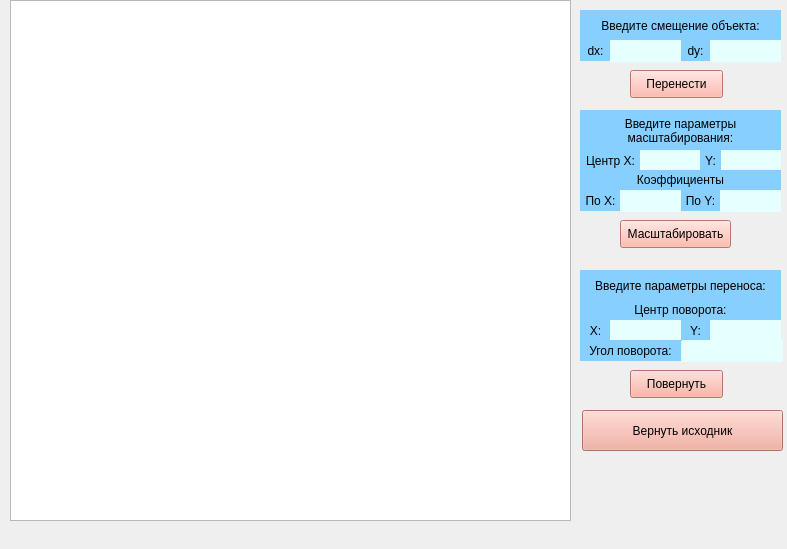
<?xml version="1.0" encoding="UTF-8"?>
<ui version="4.0">
 <class>MainWindow</class>
 <widget class="QMainWindow" name="MainWindow">
  <property name="geometry">
   <rect>
    <x>0</x>
    <y>0</y>
    <width>787</width>
    <height>549</height>
   </rect>
  </property>
  <property name="windowTitle">
   <string>MainWindow</string>
  </property>
  <widget class="QWidget" name="centralwidget">
   <widget class="QGraphicsView" name="graphicsView">
    <property name="geometry">
     <rect>
      <x>10</x>
      <y>0</y>
      <width>561</width>
      <height>521</height>
     </rect>
    </property>
   </widget>
   <widget class="QLabel" name="label">
    <property name="geometry">
     <rect>
      <x>580</x>
      <y>10</y>
      <width>201</width>
      <height>31</height>
     </rect>
    </property>
    <property name="styleSheet">
     <string notr="true">background-color: rgb(135, 207, 255);</string>
    </property>
    <property name="text">
     <string>Введите смещение объекта:</string>
    </property>
    <property name="alignment">
     <set>Qt::AlignCenter</set>
    </property>
   </widget>
   <widget class="QLabel" name="label_2">
    <property name="geometry">
     <rect>
      <x>580</x>
      <y>40</y>
      <width>31</width>
      <height>21</height>
     </rect>
    </property>
    <property name="styleSheet">
     <string notr="true">background-color: rgb(135, 207, 255);</string>
    </property>
    <property name="text">
     <string>dx:</string>
    </property>
    <property name="alignment">
     <set>Qt::AlignCenter</set>
    </property>
   </widget>
   <widget class="QLabel" name="label_3">
    <property name="geometry">
     <rect>
      <x>680</x>
      <y>40</y>
      <width>31</width>
      <height>21</height>
     </rect>
    </property>
    <property name="styleSheet">
     <string notr="true">background-color: rgb(135, 207, 255);</string>
    </property>
    <property name="text">
     <string>dy:</string>
    </property>
    <property name="alignment">
     <set>Qt::AlignCenter</set>
    </property>
   </widget>
   <widget class="QLineEdit" name="lineEdit">
    <property name="geometry">
     <rect>
      <x>610</x>
      <y>40</y>
      <width>71</width>
      <height>22</height>
     </rect>
    </property>
    <property name="styleSheet">
     <string notr="true">background-color: rgb(230, 255, 255);</string>
    </property>
    <property name="frame">
     <bool>false</bool>
    </property>
    <property name="alignment">
     <set>Qt::AlignCenter</set>
    </property>
   </widget>
   <widget class="QLineEdit" name="lineEdit_2">
    <property name="geometry">
     <rect>
      <x>710</x>
      <y>40</y>
      <width>71</width>
      <height>22</height>
     </rect>
    </property>
    <property name="styleSheet">
     <string notr="true">background-color: rgb(230, 255, 255);
</string>
    </property>
    <property name="frame">
     <bool>false</bool>
    </property>
    <property name="alignment">
     <set>Qt::AlignCenter</set>
    </property>
   </widget>
   <widget class="QPushButton" name="pushButton">
    <property name="geometry">
     <rect>
      <x>630</x>
      <y>70</y>
      <width>93</width>
      <height>28</height>
     </rect>
    </property>
    <property name="styleSheet">
     <string notr="true">background-color: rgb(255, 168, 152);</string>
    </property>
    <property name="text">
     <string>Перенести</string>
    </property>
   </widget>
   <widget class="QLabel" name="label_4">
    <property name="geometry">
     <rect>
      <x>580</x>
      <y>110</y>
      <width>201</width>
      <height>41</height>
     </rect>
    </property>
    <property name="styleSheet">
     <string notr="true">background-color: rgb(135, 207, 255);</string>
    </property>
    <property name="text">
     <string>Введите параметры масштабирования:</string>
    </property>
    <property name="alignment">
     <set>Qt::AlignCenter</set>
    </property>
    <property name="wordWrap">
     <bool>true</bool>
    </property>
   </widget>
   <widget class="QLabel" name="label_5">
    <property name="geometry">
     <rect>
      <x>580</x>
      <y>150</y>
      <width>61</width>
      <height>21</height>
     </rect>
    </property>
    <property name="styleSheet">
     <string notr="true">background-color: rgb(135, 207, 255);</string>
    </property>
    <property name="text">
     <string>Центр X:</string>
    </property>
    <property name="alignment">
     <set>Qt::AlignCenter</set>
    </property>
   </widget>
   <widget class="QLineEdit" name="lineEdit_3">
    <property name="geometry">
     <rect>
      <x>640</x>
      <y>150</y>
      <width>61</width>
      <height>22</height>
     </rect>
    </property>
    <property name="styleSheet">
     <string notr="true">background-color: rgb(230, 255, 255);
</string>
    </property>
    <property name="frame">
     <bool>false</bool>
    </property>
    <property name="alignment">
     <set>Qt::AlignCenter</set>
    </property>
   </widget>
   <widget class="QLineEdit" name="lineEdit_4">
    <property name="geometry">
     <rect>
      <x>720</x>
      <y>150</y>
      <width>61</width>
      <height>22</height>
     </rect>
    </property>
    <property name="styleSheet">
     <string notr="true">background-color: rgb(230, 255, 255);</string>
    </property>
    <property name="frame">
     <bool>false</bool>
    </property>
    <property name="alignment">
     <set>Qt::AlignCenter</set>
    </property>
   </widget>
   <widget class="QLabel" name="label_6">
    <property name="geometry">
     <rect>
      <x>700</x>
      <y>150</y>
      <width>21</width>
      <height>21</height>
     </rect>
    </property>
    <property name="styleSheet">
     <string notr="true">background-color: rgb(135, 207, 255);</string>
    </property>
    <property name="text">
     <string>Y:</string>
    </property>
    <property name="alignment">
     <set>Qt::AlignCenter</set>
    </property>
   </widget>
   <widget class="QLabel" name="label_7">
    <property name="geometry">
     <rect>
      <x>580</x>
      <y>170</y>
      <width>201</width>
      <height>20</height>
     </rect>
    </property>
    <property name="styleSheet">
     <string notr="true">background-color: rgb(135, 207, 255);</string>
    </property>
    <property name="text">
     <string>Коэффициенты</string>
    </property>
    <property name="alignment">
     <set>Qt::AlignCenter</set>
    </property>
   </widget>
   <widget class="QLabel" name="label_8">
    <property name="geometry">
     <rect>
      <x>580</x>
      <y>190</y>
      <width>41</width>
      <height>21</height>
     </rect>
    </property>
    <property name="styleSheet">
     <string notr="true">background-color: rgb(135, 207, 255);</string>
    </property>
    <property name="text">
     <string>По X:</string>
    </property>
    <property name="alignment">
     <set>Qt::AlignCenter</set>
    </property>
   </widget>
   <widget class="QLabel" name="label_9">
    <property name="geometry">
     <rect>
      <x>680</x>
      <y>190</y>
      <width>41</width>
      <height>21</height>
     </rect>
    </property>
    <property name="styleSheet">
     <string notr="true">background-color: rgb(135, 207, 255);</string>
    </property>
    <property name="text">
     <string>По Y:</string>
    </property>
    <property name="alignment">
     <set>Qt::AlignCenter</set>
    </property>
   </widget>
   <widget class="QLineEdit" name="lineEdit_5">
    <property name="geometry">
     <rect>
      <x>620</x>
      <y>190</y>
      <width>61</width>
      <height>22</height>
     </rect>
    </property>
    <property name="styleSheet">
     <string notr="true">background-color: rgb(230, 255, 255);</string>
    </property>
    <property name="frame">
     <bool>false</bool>
    </property>
    <property name="alignment">
     <set>Qt::AlignCenter</set>
    </property>
   </widget>
   <widget class="QLineEdit" name="lineEdit_6">
    <property name="geometry">
     <rect>
      <x>720</x>
      <y>190</y>
      <width>61</width>
      <height>22</height>
     </rect>
    </property>
    <property name="styleSheet">
     <string notr="true">background-color: rgb(230, 255, 255);</string>
    </property>
    <property name="frame">
     <bool>false</bool>
    </property>
    <property name="alignment">
     <set>Qt::AlignCenter</set>
    </property>
   </widget>
   <widget class="QPushButton" name="pushButton_2">
    <property name="geometry">
     <rect>
      <x>620</x>
      <y>220</y>
      <width>111</width>
      <height>28</height>
     </rect>
    </property>
    <property name="styleSheet">
     <string notr="true">background-color: rgb(255, 168, 152);</string>
    </property>
    <property name="text">
     <string>Масштабировать</string>
    </property>
   </widget>
   <widget class="QLabel" name="label_10">
    <property name="geometry">
     <rect>
      <x>580</x>
      <y>270</y>
      <width>201</width>
      <height>31</height>
     </rect>
    </property>
    <property name="styleSheet">
     <string notr="true">background-color: rgb(135, 207, 255);</string>
    </property>
    <property name="text">
     <string>Введите параметры переноса:</string>
    </property>
    <property name="alignment">
     <set>Qt::AlignCenter</set>
    </property>
    <property name="wordWrap">
     <bool>true</bool>
    </property>
   </widget>
   <widget class="QLabel" name="label_11">
    <property name="geometry">
     <rect>
      <x>580</x>
      <y>300</y>
      <width>201</width>
      <height>20</height>
     </rect>
    </property>
    <property name="styleSheet">
     <string notr="true">background-color: rgb(135, 207, 255);</string>
    </property>
    <property name="text">
     <string>Центр поворота:</string>
    </property>
    <property name="alignment">
     <set>Qt::AlignCenter</set>
    </property>
   </widget>
   <widget class="QLabel" name="label_12">
    <property name="geometry">
     <rect>
      <x>580</x>
      <y>320</y>
      <width>31</width>
      <height>21</height>
     </rect>
    </property>
    <property name="styleSheet">
     <string notr="true">background-color: rgb(135, 207, 255);</string>
    </property>
    <property name="text">
     <string>X:</string>
    </property>
    <property name="alignment">
     <set>Qt::AlignCenter</set>
    </property>
   </widget>
   <widget class="QLabel" name="label_13">
    <property name="geometry">
     <rect>
      <x>680</x>
      <y>320</y>
      <width>31</width>
      <height>21</height>
     </rect>
    </property>
    <property name="styleSheet">
     <string notr="true">background-color: rgb(135, 207, 255);</string>
    </property>
    <property name="text">
     <string>Y:</string>
    </property>
    <property name="alignment">
     <set>Qt::AlignCenter</set>
    </property>
   </widget>
   <widget class="QLineEdit" name="lineEdit_7">
    <property name="geometry">
     <rect>
      <x>610</x>
      <y>320</y>
      <width>71</width>
      <height>22</height>
     </rect>
    </property>
    <property name="styleSheet">
     <string notr="true">background-color: rgb(230, 255, 255);</string>
    </property>
    <property name="frame">
     <bool>false</bool>
    </property>
    <property name="alignment">
     <set>Qt::AlignCenter</set>
    </property>
   </widget>
   <widget class="QLineEdit" name="lineEdit_8">
    <property name="geometry">
     <rect>
      <x>710</x>
      <y>320</y>
      <width>71</width>
      <height>22</height>
     </rect>
    </property>
    <property name="styleSheet">
     <string notr="true">background-color: rgb(230, 255, 255);</string>
    </property>
    <property name="frame">
     <bool>false</bool>
    </property>
    <property name="alignment">
     <set>Qt::AlignCenter</set>
    </property>
   </widget>
   <widget class="QLabel" name="label_14">
    <property name="geometry">
     <rect>
      <x>580</x>
      <y>340</y>
      <width>101</width>
      <height>21</height>
     </rect>
    </property>
    <property name="styleSheet">
     <string notr="true">background-color: rgb(135, 207, 255);</string>
    </property>
    <property name="text">
     <string>Угол поворота:</string>
    </property>
    <property name="alignment">
     <set>Qt::AlignCenter</set>
    </property>
   </widget>
   <widget class="QLineEdit" name="lineEdit_9">
    <property name="geometry">
     <rect>
      <x>682</x>
      <y>340</y>
      <width>101</width>
      <height>22</height>
     </rect>
    </property>
    <property name="styleSheet">
     <string notr="true">background-color: rgb(230, 255, 255);</string>
    </property>
    <property name="frame">
     <bool>false</bool>
    </property>
    <property name="alignment">
     <set>Qt::AlignCenter</set>
    </property>
   </widget>
   <widget class="QPushButton" name="pushButton_3">
    <property name="geometry">
     <rect>
      <x>630</x>
      <y>370</y>
      <width>93</width>
      <height>28</height>
     </rect>
    </property>
    <property name="styleSheet">
     <string notr="true">background-color: rgb(248, 164, 148);</string>
    </property>
    <property name="text">
     <string>Повернуть</string>
    </property>
   </widget>
   <widget class="QPushButton" name="pushButton_4">
    <property name="geometry">
     <rect>
      <x>582</x>
      <y>410</y>
      <width>201</width>
      <height>41</height>
     </rect>
    </property>
    <property name="styleSheet">
     <string notr="true">background-color: rgb(242, 160, 145);</string>
    </property>
    <property name="text">
     <string>Вернуть исходник</string>
    </property>
   </widget>
  </widget>
  <widget class="QMenuBar" name="menubar">
   <property name="geometry">
    <rect>
     <x>0</x>
     <y>0</y>
     <width>787</width>
     <height>26</height>
    </rect>
   </property>
  </widget>
 </widget>
 <resources/>
 <connections/>
</ui>
